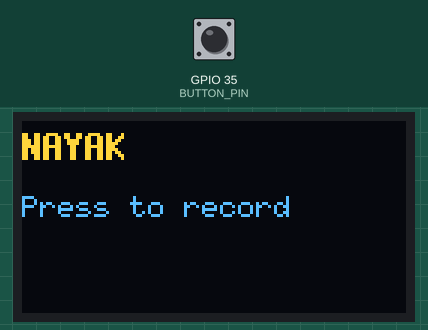
Simulated run of this sketch. Board: ESP32. Parts: 128×64 one-colour display. Inputs (shaded band) come from the test bench; at power-on: GPIO 35 (BUTTON_PIN) HIGH. The OLED is the two-colour kind (top 16 rows yellow); I2S audio is not simulated (input reads silence); what the sketch prints to the serial monitor is not drawn.

Above: at 2.2 s.
2.3 s: GPIO 35 (BUTTON_PIN) pulled LOW for 1 s
At 3.4 s:
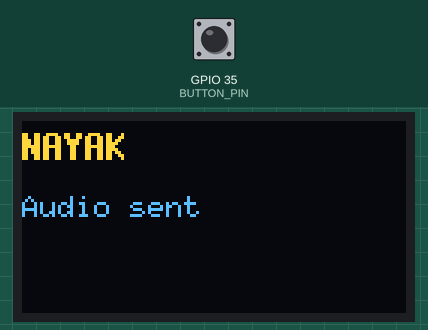
5.3 s: GPIO 35 (BUTTON_PIN) pulled LOW for 0.15 s
At 6.1 s:
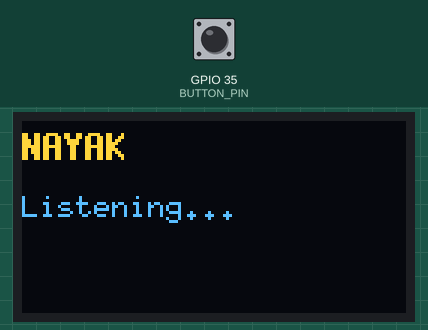
7.5 s: GPIO 35 (BUTTON_PIN) pulled LOW for 3.2 s
At 11.9 s:
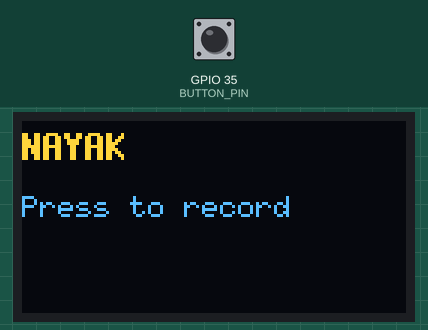
Timing chart, 0 to 13.4 s (numbered marks = the images above; inputs shaded):
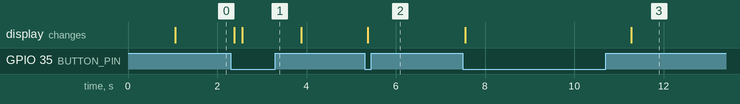

Measured:
- after the input at 2.3 s, the display: first changes after 0.08 s (image 1 shows a later state)
- after the input at 5.3 s, the display: changes after 0.08 s (image 2)
- after the input at 7.5 s, the display: first changes after 0.06 s (image 3 shows a later state)

The sketch:

esp32Mic.ino
```cpp
#include <Arduino.h>
#include <Wire.h>
#include <U8g2lib.h>
#include "driver/i2s.h"

// =====================================================
// PINS
// =====================================================

#define BUTTON_PIN 35

#define OLED_SDA 21
#define OLED_SCL 22

#define I2S_PORT I2S_NUM_0

#define I2S_SCK 26
#define I2S_WS  25
#define I2S_SD  32


// =====================================================
// AUDIO
// =====================================================

#define SAMPLE_RATE 16000

// We no longer have a fixed recording duration.
//
// Recording continues until the user presses the
// button a second time.

#define I2S_BUFFER_SAMPLES 256

// Number of bytes sent in one audio chunk.
#define AUDIO_CHUNK_BYTES \
    (I2S_BUFFER_SAMPLES * sizeof(int32_t))


// =====================================================
// OLED
// =====================================================

U8G2_SH1106_128X64_NONAME_F_HW_I2C display(
    U8G2_R0,
    U8X8_PIN_NONE
);


void showText(const char *text)
{
    display.clearBuffer();

    display.setFont(u8g2_font_7x13B_tr);
    display.drawStr(0, 13, "NAYAK");

    display.setFont(u8g2_font_6x10_tr);
    display.drawStr(0, 32, text);

    display.sendBuffer();
}


// =====================================================
// I2S SETUP
// =====================================================

void setupMicrophone()
{
    i2s_config_t config = {};

    config.mode = (i2s_mode_t)(
        I2S_MODE_MASTER |
        I2S_MODE_RX
    );

    config.sample_rate = SAMPLE_RATE;

    config.bits_per_sample =
        I2S_BITS_PER_SAMPLE_32BIT;

    config.channel_format =
        I2S_CHANNEL_FMT_ONLY_LEFT;

    config.communication_format =
        I2S_COMM_FORMAT_I2S;

    config.intr_alloc_flags =
        ESP_INTR_FLAG_LEVEL1;

    config.dma_buf_count = 8;
    config.dma_buf_len = 256;

    config.use_apll = false;
    config.tx_desc_auto_clear = false;
    config.fixed_mclk = 0;


    esp_err_t result = i2s_driver_install(
        I2S_PORT,
        &config,
        0,
        NULL
    );

    if (result != ESP_OK)
    {
        Serial.println("ERROR: I2S driver install failed");

        while (true)
        {
            delay(1000);
        }
    }


    i2s_pin_config_t pins = {};

    pins.bck_io_num = I2S_SCK;
    pins.ws_io_num = I2S_WS;

    pins.data_out_num =
        I2S_PIN_NO_CHANGE;

    pins.data_in_num = I2S_SD;


    result = i2s_set_pin(
        I2S_PORT,
        &pins
    );

    if (result != ESP_OK)
    {
        Serial.println("ERROR: I2S pin setup failed");

        while (true)
        {
            delay(1000);
        }
    }


    i2s_zero_dma_buffer(I2S_PORT);
}


// =====================================================
// SERIAL PROTOCOL
// =====================================================
//
// Recording:
//
// AUD0
//   CHNK
//   uint16_t chunk_length
//   audio bytes
//   CHNK
//   uint16_t chunk_length
//   audio bytes
//   ...
// AUD1
//   uint32_t total_audio_bytes
//
// All integer values are little-endian.
//
// =====================================================


// =====================================================
// SEND CHUNK HEADER
// =====================================================

void sendChunkHeader(uint16_t length)
{
    Serial.write(
        (const uint8_t *)"CHNK",
        4
    );

    Serial.write(
        (const uint8_t *)&length,
        sizeof(length)
    );
}


// =====================================================
// SEND RECORDING START
// =====================================================

void sendRecordingStart()
{
    Serial.write(
        (const uint8_t *)"AUD0",
        4
    );

    Serial.flush();
}


// =====================================================
// SEND RECORDING END
// =====================================================

void sendRecordingEnd(uint32_t totalBytes)
{
    Serial.write(
        (const uint8_t *)"AUD1",
        4
    );

    Serial.write(
        (const uint8_t *)&totalBytes,
        sizeof(totalBytes)
    );

    Serial.flush();
}


// =====================================================
// RECORD AUDIO
// =====================================================
//
// This function keeps recording until the button is
// pressed again.
//
// Audio is streamed immediately to Serial.
// Nothing is stored as one giant recording in RAM.
// =====================================================

void recordRawAudio()
{
    int32_t rawSamples[I2S_BUFFER_SAMPLES];

    uint32_t totalBytes = 0;

    bool recording = true;


    // -------------------------------------------------
    // Tell Python that recording has started.
    // -------------------------------------------------

    sendRecordingStart();


    // -------------------------------------------------
    // Keep capturing until second button press.
    // -------------------------------------------------

    while (recording)
    {
        size_t bytesRead = 0;


        esp_err_t result = i2s_read(
            I2S_PORT,
            rawSamples,
            sizeof(rawSamples),
            &bytesRead,
            portMAX_DELAY
        );


        if (result != ESP_OK)
        {
            break;
        }


        if (bytesRead == 0)
        {
            continue;
        }


        // -------------------------------------------------
        // Send this audio chunk immediately.
        // -------------------------------------------------

        sendChunkHeader(
            (uint16_t)bytesRead
        );


        Serial.write(
            (const uint8_t *)rawSamples,
            bytesRead
        );


        totalBytes += bytesRead;


        // -------------------------------------------------
        // Check whether the user pressed the button
        // again.
        // -------------------------------------------------

        if (digitalRead(BUTTON_PIN) == LOW)
        {
            delay(30);


            if (digitalRead(BUTTON_PIN) == LOW)
            {
                recording = false;
            }
        }
    }


    // -------------------------------------------------
    // Finish the recording packet.
    // -------------------------------------------------

    sendRecordingEnd(totalBytes);
}


// =====================================================
// WAIT FOR BUTTON RELEASE
// =====================================================

void waitForButtonRelease()
{
    while (digitalRead(BUTTON_PIN) == LOW)
    {
        delay(10);
    }

    delay(50);
}


// =====================================================
// SETUP
// =====================================================

void setup()
{
    // High baud rate is required for raw 32-bit audio.
    Serial.begin(921600);


    pinMode(
        BUTTON_PIN,
        INPUT_PULLUP
    );


    delay(1000);


    Wire.begin(
        OLED_SDA,
        OLED_SCL
    );

    display.begin();


    setupMicrophone();


    showText(
        "Press to record"
    );


    Serial.println();
    Serial.println("==============================");
    Serial.println(" NAYAK INMP441 RECORDER");
    Serial.println("==============================");
    Serial.println("Board: DOIT ESP32 DEVKIT V1");
    Serial.println("Mic: INMP441");
    Serial.println("Sample rate: 16000 Hz");
    Serial.println("Format: RAW INT32");
    Serial.println("Recording: BUTTON CONTROLLED");
    Serial.println("==============================");
    Serial.println();
    Serial.println("Press button to START.");
}


// =====================================================
// LOOP
// =====================================================

void loop()
{
    // -------------------------------------------------
    // IDLE
    // -------------------------------------------------

    if (digitalRead(BUTTON_PIN) == LOW)
    {
        delay(50);


        // Confirm actual button press.
        if (digitalRead(BUTTON_PIN) == LOW)
        {
            // -------------------------------------------------
            // START RECORDING
            // -------------------------------------------------

            showText(
                "Listening..."
            );


            delay(100);


            recordRawAudio();


            // -------------------------------------------------
            // RECORDING FINISHED
            // -------------------------------------------------

            showText(
                "Audio sent"
            );


            // Make sure the button is released before
            // returning to idle.
            waitForButtonRelease();


            delay(500);


            showText(
                "Press to record"
            );


            Serial.println();
            Serial.println(
                "Ready for next recording."
            );
        }
    }
}
```
